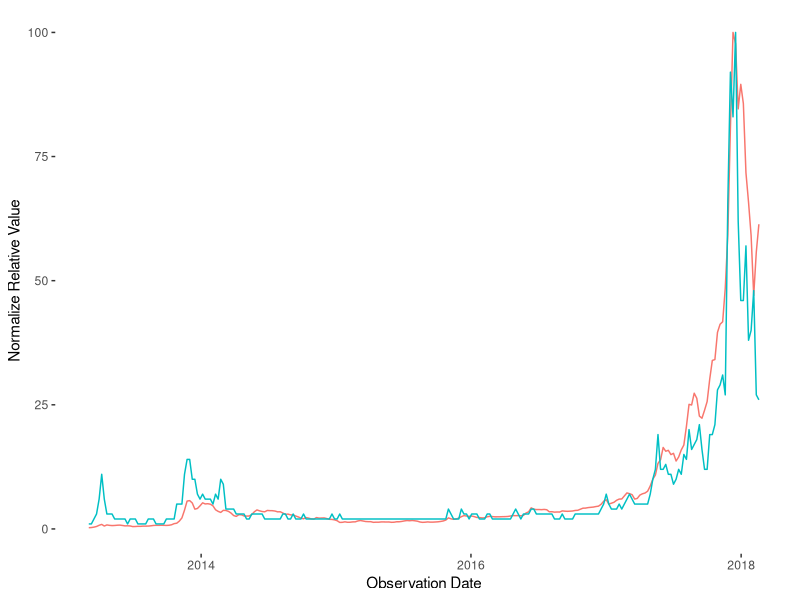
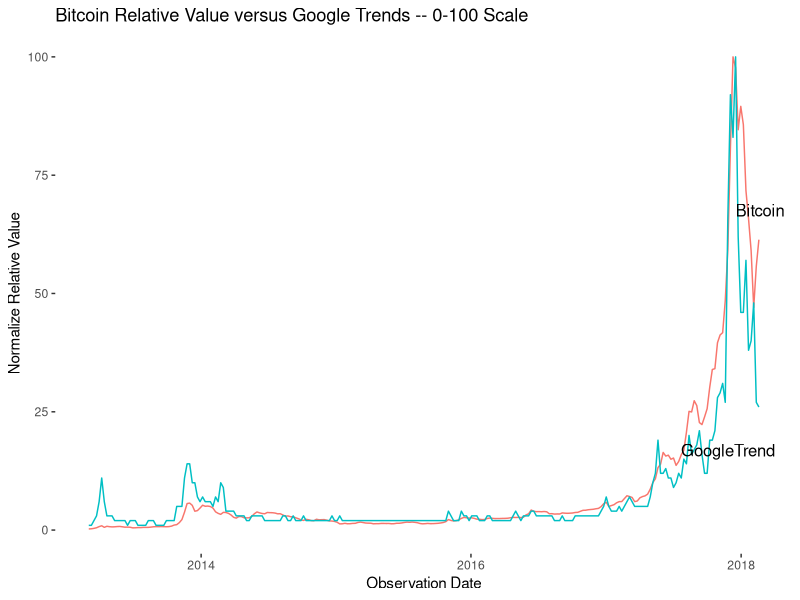

Write the R code that produced these figures, in order.


#Packages
library(ggplot2)
library(readxl)
library(grid)
library(gridExtra)

#Load Data

color1 = '#0168bb'
color2 = '#9196aa'
color3 = '#2e5785'
color4 = '#474a54'

setwd("~/Dropbox/NorthWestern/Predict 455 - Winter 2018/Final Project/indata")

coindesk_googletrend <- read_excel("coindesk_googletrend.xlsx", sheet = 'coindesk-USD-close_data',
                                   col_types = c("date", "numeric", "numeric", 
                                                 "numeric"))

View(coindesk_googletrend)
coindesk_googletrend= coindesk_googletrend[complete.cases(coindesk_googletrend), ]

maxAveragePriceTrend = max(coindesk_googletrend$`Average Close Price`)
coindesk_googletrend$AverageClosePriceNormal =( as.double(coindesk_googletrend$`Average Close Price`)
          / maxAveragePriceTrend * 100)

#Create Plots
p1 = ggplot(coindesk_googletrend, aes(Date))+
  geom_line(aes(y = AverageClosePriceNormal, colour = color1)) + 
  geom_line(aes(y = `Google Trend`, colour = color2))+
  theme(panel.background = element_blank(),legend.position="none")   +
  xlab("Observation Date") + ylab("Normalize Relative Value")+
  ylim(0,100)
p1
require(grid)


p1 = p1+ggtitle("Bitcoin Relative Value versus Google Trends -- 0-100 Scale")
p1
grid.text("Bitcoin", x = unit(.95, "npc"), y = unit(.65, "npc"))
grid.text("GoogleTrend", x = unit(0.91, "npc"), y = unit(0.25, "npc"))


#Correlations
cor(coindesk_googletrend$`Google Trend`, coindesk_googletrend$`Average Close Price` )


#Granger Test
library(lmtest)
grangertest(coindesk_googletrend$`Google Trend`~
            coindesk_googletrend$`Average Close Price`,
           )

grangertest(coindesk_googletrend$`Average Close Price` ~
              coindesk_googletrend$`Google Trend`, 
            )


